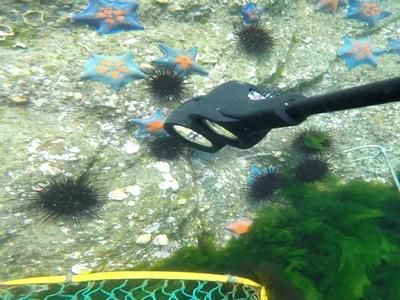
%> input picture 3.jpg, 400 x 300 px
$ octave main.m   (GNU Octave 9; MATLAB toolbox functions it lacks are replaced by stand-ins)
%> lines starting %> are read from the running program, lines starting %| are printed output that depends on the picture
%> further down, im is the input picture: size 300x400x3 uint8; mean R, G, B 127.1, 153.2, 126.9
### URQ.m
function [score] = URQ(im)

    r         = im(:,:,1);
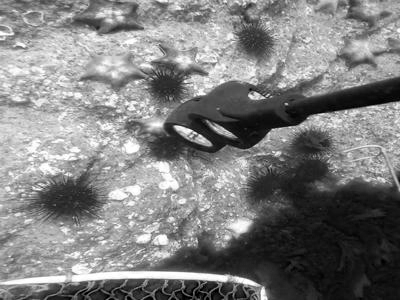
%> r: size 300x400 uint8; min 0, max 255, mean 127.1
    mean_r    = mean(r(:));
%> mean_r = 127.1
    if(mean_r<128)
        kr     = mean_r/128;
%> kr = 0.993
    else
        kr     = (256 - mean_r)/128;
    end
    im2       = rgb2gray(im);
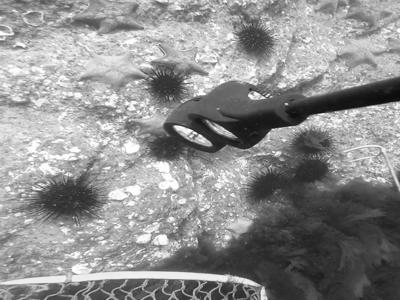
%> im2: size 300x400 uint8; min 5, max 255, mean 142.4
    [count,~] = imhist(im2);
%> count = 256 values, max 1011 at index 50, min 0 at index 1, mean 468.8
    total     = sum(count);
%> total = 120000
    entropy   = 0;
    for k = 1:256
        p = count(k)/total;
        if p ~= 0
           logp      = log2(p);
           entropele = -p*logp;
           entropy   = entropy + entropele;
        end
    end
%> this loop made 256 passes
%> (p, logp, entropele, entropy) on passes 6, 9, 10, 11, 12, 13, 14, 15, 16, 17, 18, 19: (3.33e-05, -14.87, 0.000496, 0.000496), (1.67e-05, -15.87, 0.000265, 0.00076), (3.33e-05, -14.87, 0.000496, 0.00126), (2.5e-05, -15.29, 0.000382, 0.00164), (8.33e-05, -13.55, 0.00113, 0.00277), (0.000133, -12.87, 0.00172, 0.00448), (0.000183, -12.41, 0.00228, 0.00676), (0.000258, -11.92, 0.00308, 0.00984), (0.00025, -11.97, 0.00299, 0.0128), (0.0005, -10.97, 0.00548, 0.0183), (0.000492, -10.99, 0.0054, 0.0237), (0.000417, -11.23, 0.00468, 0.0284)
%> p on passes 1, 2, 3, 4, 5, 7: 0, 0, 0, 0, 0, 0
%> after the loop, entropele = 0.00385; entropy = 7.74; logp = -11.55
    E1= entropy/(log2(256));
%> E1 = 0.967
    e       = entropyfilt(im2)/(log2(81));
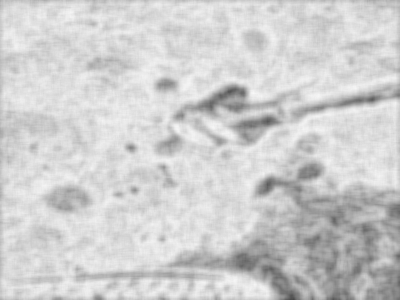
%> e: size 300x400 double; min 0.285, max 0.973, mean 0.812
    E2  = mean(e(:));
%> E2 = 0.812
    score = 0.11 * kr + 0.45 * E1 + 0.44 * E2;
%> score = 0.901
end

### main.m
%% TEST
    clc
    disp('>>> testing start ...');
    disp('>>> compute features ...');
    im        = imread('./3.jpg');
    quality_score = URQ(im);
%> quality_score = 0.901
%> (the run ends here)

$ run again, with 1.jpg copied over 3.jpg
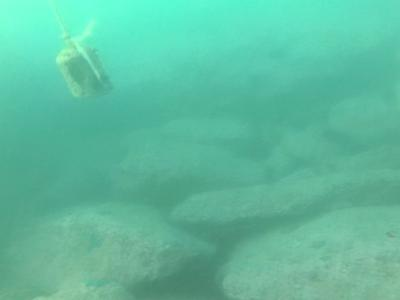
%> input picture 1.jpg, 400 x 300 px
%> im is the input picture: size 300x400x3 uint8; mean R, G, B 94.6, 188.7, 159.8
%> mean_r = 94.6
%> kr = 0.739
%> in URQ, `im2       = rgb2gray(im);`:
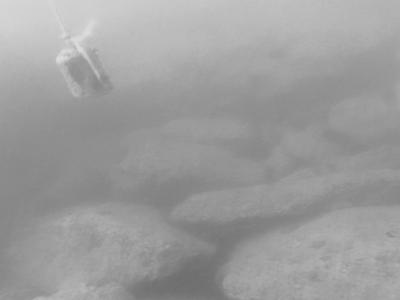
%> im2: size 300x400 uint8; min 110, max 221, mean 157.3
%> count = 256 values, max 4263 at index 144, min 0 at index 1, mean 468.8
%> total = 120000
%> after the loop in URQ, `for k = 1:256`: entropele = 0.000606; entropy = 6.14; logp = -14.55
%> E1 = 0.767
%> in URQ, `e       = entropyfilt(im2)/(log2(81));`:
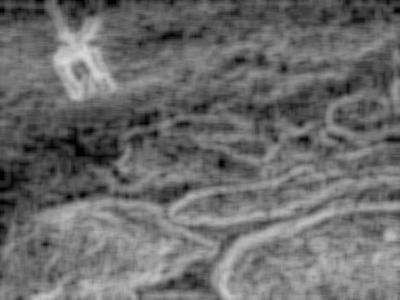
%> e: size 300x400 double; min 0, max 0.851, mean 0.421
%> E2 = 0.421
%> score = 0.612
